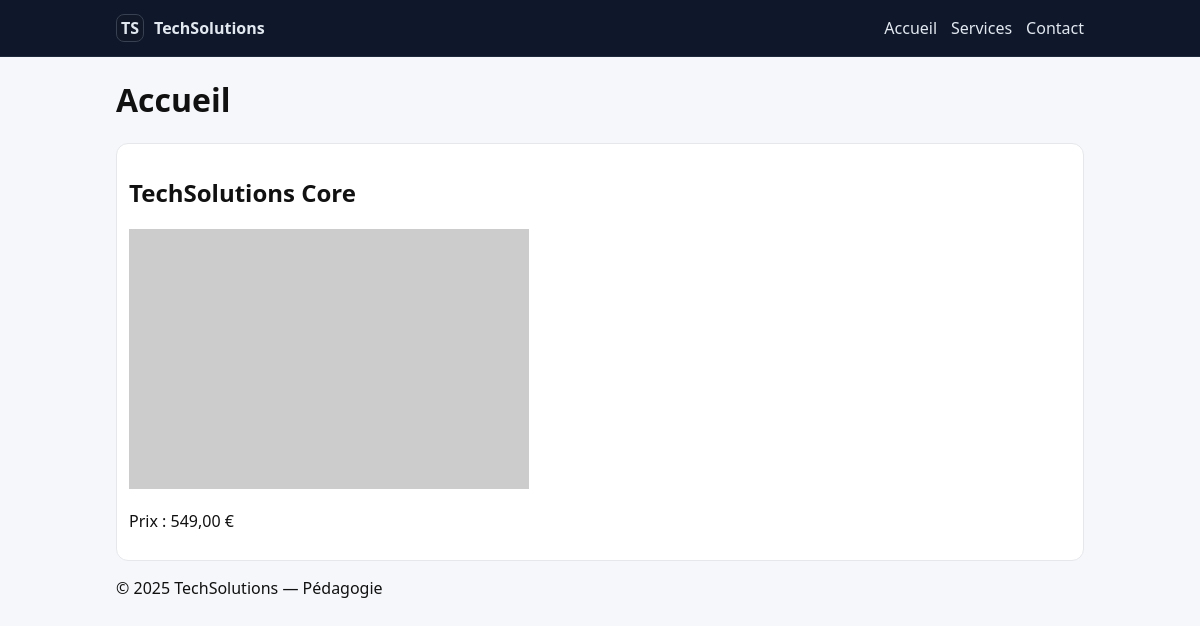
/progression/06-pages-menu/index.php, run on an earlier commit of the app's database.
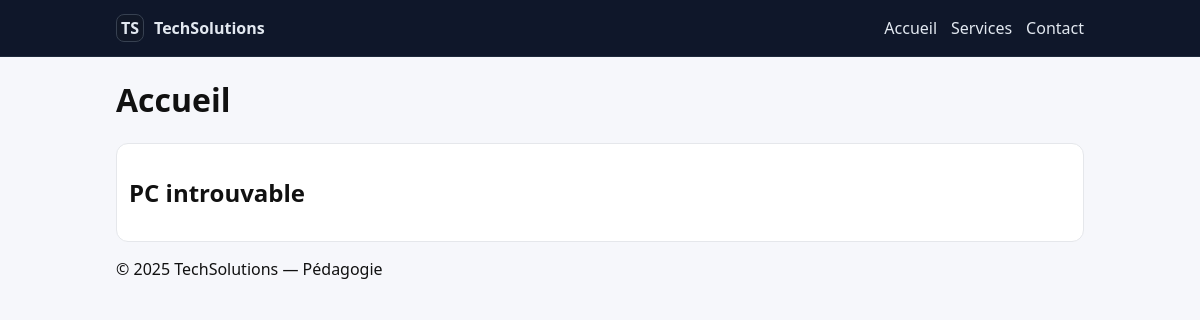
And on a later commit of the database.
### tables this page shows
CREATE TABLE `pcs` (
  `id` int(10) unsigned NOT NULL AUTO_INCREMENT,
  `name` varchar(100) NOT NULL,
  `image_url` varchar(255) NOT NULL,
  `price` decimal(10,2) NOT NULL,
  PRIMARY KEY (`id`)
);

### progression/06-pages-menu/includes/db.php (called while the page is built, shortened)
<?php
function pdo(): PDO {
  static $pdo = null;
  if ($pdo === null) {
    $pdo = new PDO('mysql:host='.DB_HOST.';dbname='.DB_NAME.';charset=utf8mb4', DB_USER, DB_PASS, [
      PDO::ATTR_ERRMODE => PDO::ERRMODE_EXCEPTION,
      PDO::ATTR_DEFAULT_FETCH_MODE => PDO::FETCH_ASSOC,
      PDO::ATTR_EMULATE_PREPARES => false,
    ]);
  }
  return $pdo;
}

### progression/06-pages-menu/index.php (the view)
<?php
require_once __DIR__ . '/includes/db.php';
require_once __DIR__ . '/includes/header.php';
$pc = pdo()->query("SELECT id, name, image_url, price FROM pcs WHERE id = 1")->fetch();
?>
<h1>Accueil</h1>
<div class="card">
  <h2><?= $pc ? $pc['name'] : 'PC introuvable' ?></h2>
  <?php if ($pc): ?>
    <img src="<?= $pc['image_url'] ?>" alt="Image" style="max-width:400px">
    <p>Prix : <?= number_format((float)$pc['price'], 2, ',', ' ') . ' ' . CURRENCY ?></p>
  <?php endif; ?>
</div>
<?php require_once __DIR__ . '/includes/footer.php'; ?>

### progression/06-pages-menu/includes/header.php (shortened to what this page needs)
<!doctype html><html lang="fr"><head><meta charset="utf-8">
<link rel="stylesheet" href="styles.css"></head><body>
<header class="site-header">
  <div class="container">
    <div class="brand"><span class="logo">TS</span><span class="name"><?= SITE_NAME ?></span></div>
    <nav class="menu"><a href="index.php">Accueil</a><a href="services.php">Services</a><a href="contact.php">Contact</a></nav>
  </div>
</header><main class="container">

### progression/06-pages-menu/includes/footer.php
</main><footer class="site-footer"><div class="container">
<p>&copy; <?= date('Y') ?> <?= SITE_NAME ?> — Pédagogie</p>
</div></footer></body></html>

### progression/06-pages-menu/styles.css (style rules this page uses)
* { box-sizing:border-box }
body { margin:0;font-family:system-ui;background:#f6f7fb;color:#111 }
.container { max-width:1000px;margin:0 auto;padding:0 16px }
.site-header { background:#0f172a;color:#e2e8f0;border-bottom:1px solid #1e293b }
.site-header .container { display:flex;align-items:center;justify-content:space-between;padding:14px 16px }
.brand { display:flex;align-items:center;gap:10px;font-weight:600 }
.logo { display:inline-flex;width:28px;height:28px;border-radius:8px;background:#111827;align-items:center;justify-content:center;border:1px solid #374151 }
.menu a { color:#e2e8f0;text-decoration:none;margin-left:14px }
.card { background:#fff;border:1px solid #e5e7eb;border-radius:12px;padding:12px;margin:16px 0 }

What changed in the data, as far as the page shows it:
removed pcs: name "TechSolutions Core", price "549,00"
Also different on the page:
CURRENCY: "€" → (not shown)
text no longer shown: "Prix :"
text now shown: "PC introuvable"
